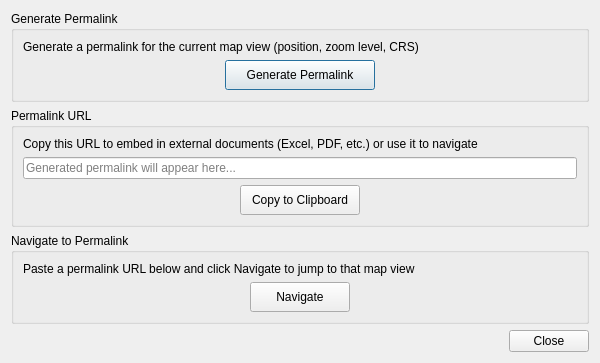
<?xml version="1.0" encoding="UTF-8"?>
<ui version="4.0">
 <class>QMapPermalinkDialogBase</class>
 <widget class="QDialog" name="QMapPermalinkDialogBase">
  <property name="geometry">
   <rect>
    <x>0</x>
    <y>0</y>
    <width>600</width>
    <height>350</height>
   </rect>
  </property>
  <property name="windowTitle">
   <string>QMap Permalink</string>
  </property>
  <layout class="QVBoxLayout" name="verticalLayout">
   <item>
    <widget class="QGroupBox" name="groupBox_generate">
     <property name="title">
      <string>Generate Permalink</string>
     </property>
     <layout class="QVBoxLayout" name="verticalLayout_generate">
      <item>
       <widget class="QLabel" name="label_generate_info">
        <property name="text">
         <string>Generate a permalink for the current map view (position, zoom level, CRS)</string>
        </property>
        <property name="wordWrap">
         <bool>true</bool>
        </property>
       </widget>
      </item>
      <item>
       <layout class="QHBoxLayout" name="horizontalLayout_generate">
        <item>
         <spacer name="horizontalSpacer_generate">
          <property name="orientation">
           <enum>Qt::Horizontal</enum>
          </property>
          <property name="sizeHint" stdset="0">
           <size>
            <width>40</width>
            <height>20</height>
           </size>
          </property>
         </spacer>
        </item>
        <item>
         <widget class="QPushButton" name="pushButton_generate">
          <property name="text">
           <string>Generate Permalink</string>
          </property>
          <property name="minimumSize">
           <size>
            <width>150</width>
            <height>30</height>
           </size>
          </property>
         </widget>
        </item>
        <item>
         <spacer name="horizontalSpacer_generate2">
          <property name="orientation">
           <enum>Qt::Horizontal</enum>
          </property>
          <property name="sizeHint" stdset="0">
           <size>
            <width>40</width>
            <height>20</height>
           </size>
          </property>
         </spacer>
        </item>
       </layout>
      </item>
     </layout>
    </widget>
   </item>
   <item>
    <widget class="QGroupBox" name="groupBox_permalink">
     <property name="title">
      <string>Permalink URL</string>
     </property>
     <layout class="QVBoxLayout" name="verticalLayout_permalink">
      <item>
       <widget class="QLabel" name="label_permalink_info">
        <property name="text">
         <string>Copy this URL to embed in external documents (Excel, PDF, etc.) or use it to navigate</string>
        </property>
        <property name="wordWrap">
         <bool>true</bool>
        </property>
       </widget>
      </item>
      <item>
       <widget class="QLineEdit" name="lineEdit_permalink">
        <property name="placeholderText">
         <string>Generated permalink will appear here...</string>
        </property>
        <property name="readOnly">
         <bool>false</bool>
        </property>
       </widget>
      </item>
      <item>
       <layout class="QHBoxLayout" name="horizontalLayout_permalink">
        <item>
         <spacer name="horizontalSpacer_permalink">
          <property name="orientation">
           <enum>Qt::Horizontal</enum>
          </property>
          <property name="sizeHint" stdset="0">
           <size>
            <width>40</width>
            <height>20</height>
           </size>
          </property>
         </spacer>
        </item>
        <item>
         <widget class="QPushButton" name="pushButton_copy">
          <property name="text">
           <string>Copy to Clipboard</string>
          </property>
          <property name="minimumSize">
           <size>
            <width>120</width>
            <height>30</height>
           </size>
          </property>
         </widget>
        </item>
        <item>
         <spacer name="horizontalSpacer_permalink2">
          <property name="orientation">
           <enum>Qt::Horizontal</enum>
          </property>
          <property name="sizeHint" stdset="0">
           <size>
            <width>40</width>
            <height>20</height>
           </size>
          </property>
         </spacer>
        </item>
       </layout>
      </item>
     </layout>
    </widget>
   </item>
   <item>
    <widget class="QGroupBox" name="groupBox_navigate">
     <property name="title">
      <string>Navigate to Permalink</string>
     </property>
     <layout class="QVBoxLayout" name="verticalLayout_navigate">
      <item>
       <widget class="QLabel" name="label_navigate_info">
        <property name="text">
         <string>Paste a permalink URL below and click Navigate to jump to that map view</string>
        </property>
        <property name="wordWrap">
         <bool>true</bool>
        </property>
       </widget>
      </item>
      <item>
       <layout class="QHBoxLayout" name="horizontalLayout_navigate">
        <item>
         <spacer name="horizontalSpacer_navigate">
          <property name="orientation">
           <enum>Qt::Horizontal</enum>
          </property>
          <property name="sizeHint" stdset="0">
           <size>
            <width>40</width>
            <height>20</height>
           </size>
          </property>
         </spacer>
        </item>
        <item>
         <widget class="QPushButton" name="pushButton_navigate">
          <property name="text">
           <string>Navigate</string>
          </property>
          <property name="minimumSize">
           <size>
            <width>100</width>
            <height>30</height>
           </size>
          </property>
         </widget>
        </item>
        <item>
         <spacer name="horizontalSpacer_navigate2">
          <property name="orientation">
           <enum>Qt::Horizontal</enum>
          </property>
          <property name="sizeHint" stdset="0">
           <size>
            <width>40</width>
            <height>20</height>
           </size>
          </property>
         </spacer>
        </item>
       </layout>
      </item>
     </layout>
    </widget>
   </item>
   <item>
    <spacer name="verticalSpacer">
     <property name="orientation">
      <enum>Qt::Vertical</enum>
     </property>
     <property name="sizeHint" stdset="0">
      <size>
       <width>20</width>
       <height>40</height>
      </size>
     </property>
    </spacer>
   </item>
   <item>
    <widget class="QDialogButtonBox" name="buttonBox">
     <property name="orientation">
      <enum>Qt::Horizontal</enum>
     </property>
     <property name="standardButtons">
      <set>QDialogButtonBox::Close</set>
     </property>
    </widget>
   </item>
  </layout>
 </widget>
 <resources/>
 <connections>
  <connection>
   <sender>buttonBox</sender>
   <signal>accepted()</signal>
   <receiver>QMapPermalinkDialogBase</receiver>
   <slot>accept()</slot>
   <hints>
    <hint type="sourcelabel">
     <x>248</x>
     <y>254</y>
    </hint>
    <hint type="destinationlabel">
     <x>157</x>
     <y>274</y>
    </hint>
   </hints>
  </connection>
  <connection>
   <sender>buttonBox</sender>
   <signal>rejected()</signal>
   <receiver>QMapPermalinkDialogBase</receiver>
   <slot>reject()</slot>
   <hints>
    <hint type="sourcelabel">
     <x>316</x>
     <y>260</y>
    </hint>
    <hint type="destinationlabel">
     <x>286</x>
     <y>274</y>
    </hint>
   </hints>
  </connection>
 </connections>
</ui>
